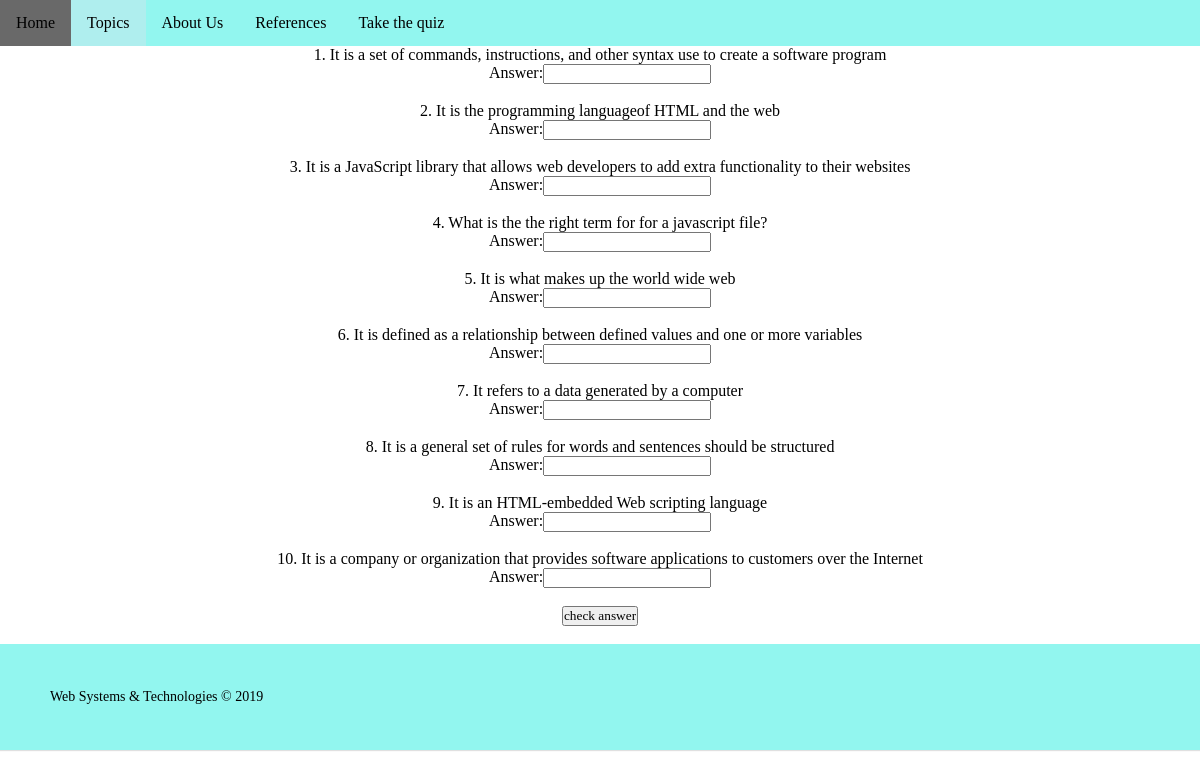
Screenshot of /pages/javascriptquiz.php with the database file from the repository.
### tables this page shows
CREATE TABLE `javascript_quiz` (
  `idjavascript_quiz` int(11) NOT NULL,
  `question` longtext,
  `answer` longtext,
  PRIMARY KEY (`idjavascript_quiz`)
);

### pages/questions.php (called while the page is built, shortened)
<?php
    class questions{
        private $id;
        private $question;
    public function __construct($id, $question, $answer){
        $this->id = $id;
        $this->question = $question;
    }
    public function get_Id(){
        return $this->id;
    }
    public function get_question(){
        return $this->question;
    }
    }
?>

### pages/javascriptquiz.php (the view, shortened to what this page needs)
<!DOCTYPE html>
<html lang="en">
    <head>
        <link rel="stylesheet" href="../style.css">
    </head>
    <body>
        <div class="navbar">
            <a href="../index.php">Home</a>
            <div class="dropdown">
                <button class="dropbtn">Topics</button>
            </div>
            <a href="about.php">About Us</a>
            <a href="references.php">References</a>
            <a href="quiz.php">Take the quiz</a>
        </div>
        <div>
            <form action="checkanswer_js.php" method="POST" target="_blank">
            <?php
            include("questions.php");
                $db = new mysqli("p:localhost", "root", "", "quiz");
                $query = "Select idjavascript_quiz, question, answer
                          FROM javascript_quiz limit 10";
                $stmt = $db->stmt_init();
                $stmt->prepare($query);
                $stmt->execute();
                $stmt->bind_result($a,$b,$c);
                $counter = 1;
                $x = 0;
                while($stmt->fetch()){
                    $question = new questions($a,$b,$c);
                    $d[] = $question;
                }
                shuffle($d);
                while($x < count($d) ){
                    $e = $d[$x];
                    $f = $e->get_question();
                    $g = $e->get_Id();
                    echo "<p>". $counter .". " . $f . "</p>";
                    echo "<p> Answer:<input type=\"text\" name=". $g ."></p>";
                    echo "<br>";
                    $counter = $counter + 1;
                    $x = $x + 1;
                }
            ?>
            <p><input type="submit" value="check answer"></p>
            </form>
        </div>
        <br>
        <footer class="footer-site">
			<div class="footer-left">
				<p>Web Systems & Technologies &copy; 2019</p>
			</div>
		 </footer>
    </body>
</html>

### style.css (style rules this page uses)
* { margin: 0; padding: 0; font-family: Century Gothic; }
body { text-align: center; }
.footer-site { background-color:#92F6EF; box-shadow: 0 1px 1px 0 rgba(0, 0, 0, 0.12); box-sizing: border-box; min-width:100%; text-align: left; font: normal 16px sans-serif; padding: 45px 50px; }
.footer-site .footer-left p { color: black; font-size: 14px; }
.navbar { overflow: hidden; background-color: #92F6EF; font-family: Arial, Helvetica, sans-serif; }
.navbar a { font-size: 16px; color: black; text-align: center; padding: 14px 16px; text-decoration: none; float: left; }
.dropdown { float: left; overflow: hidden; }
.dropdown .dropbtn { font-size: 16px; border: none; outline: none; color: black; padding: 14px 16px; background-color: paleturquoise; font-family: inherit; margin: 0; }
a { text-decoration: none; display: inline-block; padding: 8px 16px; }

### rows the page displays
javascript_quiz: question "It is a set of commands, instructions, and other syntax use to create a software program"
javascript_quiz: question "It is the programming languageof HTML and the web"
javascript_quiz: question "It is a JavaScript library that allows web developers to add extra functionality to their websites"
javascript_quiz: question "What is the the right term for for a javascript file?"
javascript_quiz: question "It is what makes up the world wide web"
javascript_quiz: question "It is defined as a relationship between defined values and one or more variables"
javascript_quiz: question "It refers to a data generated by a computer"
javascript_quiz: question "It is a general set of rules for words and sentences should be structured"
javascript_quiz: question "It is an HTML-embedded Web scripting language"
javascript_quiz: question "It is a company or organization that provides software applications to customers over the Internet"
